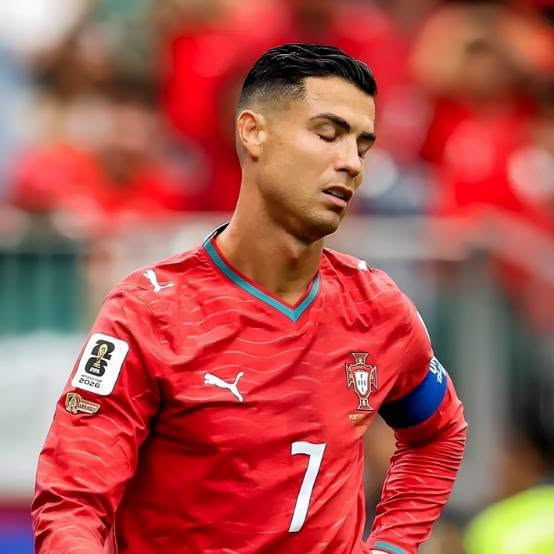
#> input picture 60Days/Project1/Image/cr7.jpg, 554 x 554 px, found by its file name
$ python Project1.py
#> lines starting #> are read from the running program, lines starting #| are printed output that depends on the picture; after the words box and inside, x2 and y2 are one past the last pixel; in counts of white or black regions, pixels touching at a corner belong together
import cv2 as cv
#Reading Images
img = cv.imread(r"Image\cr7.jpg")
#> img is the input picture: shape (554, 554, 3); mean B, G, R 77.4, 82.7, 175.7
# cv.imshow("Image", img)

resized = cv.resize(img, (500, 500))
# [13 lines of commented-out code are left out]
edges = cv.Canny(img, threshold1=100, threshold2=200)
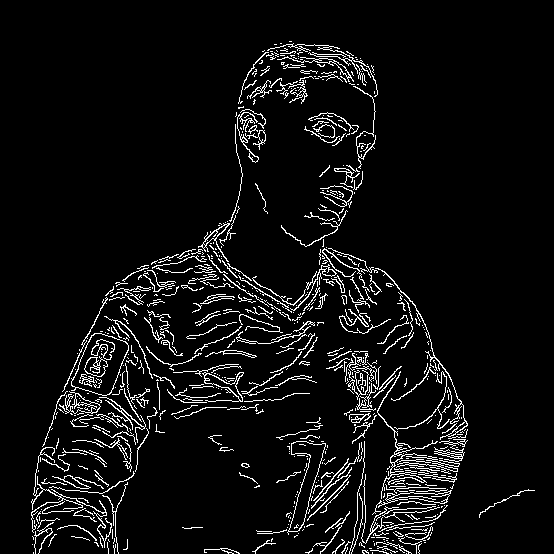
#> edges: shape (554, 554); 6% white in thin lines or dots, all inside (x1, y1, x2, y2) = (31, 41, 535, 554)
cv.imshow("Edges", edges)

cv.waitKey(0)

$ run again, with 60Days/Project1/Image/bruno.jpg copied over 60Days/Project1/Image/cr7.jpg
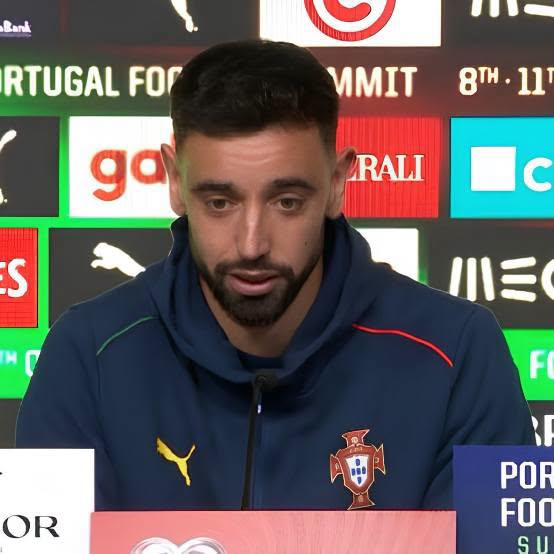
#> input picture 60Days/Project1/Image/bruno.jpg, 554 x 554 px, found by its file name
#> img is the input picture: shape (554, 554, 3); mean B, G, R 95.8, 97, 101.8
#> `resized = cv.resize(img, (500, 500))`:
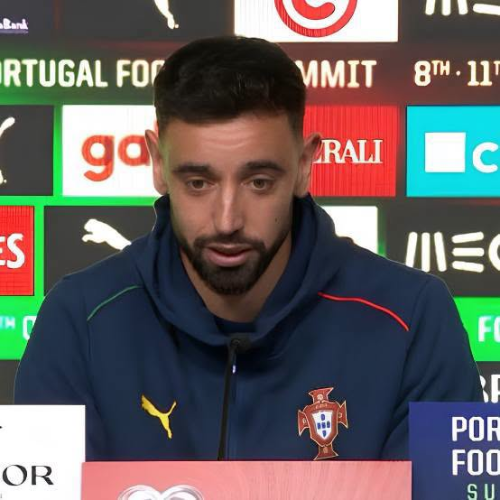
#> resized: shape (500, 500, 3); mean B, G, R 95.7, 97, 101.8
#> `edges = cv.Canny(img, threshold1=100, threshold2=200)`:
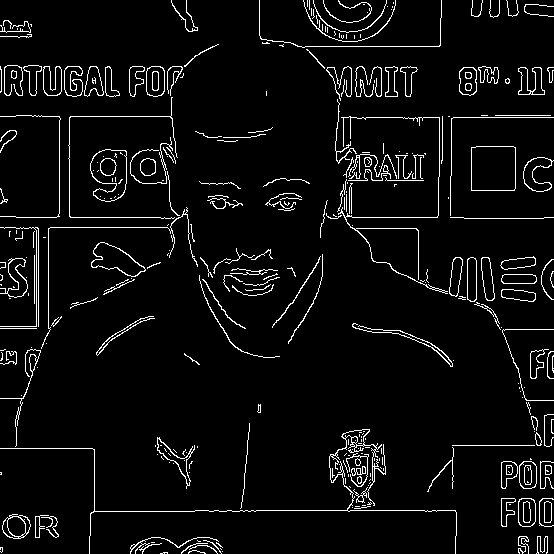
#> edges: shape (554, 554); 5% white in thin lines or dots

$ run again, with 60Days/Project1/Image/RM.webp saved as 60Days/Project1/Image/cr7.jpg
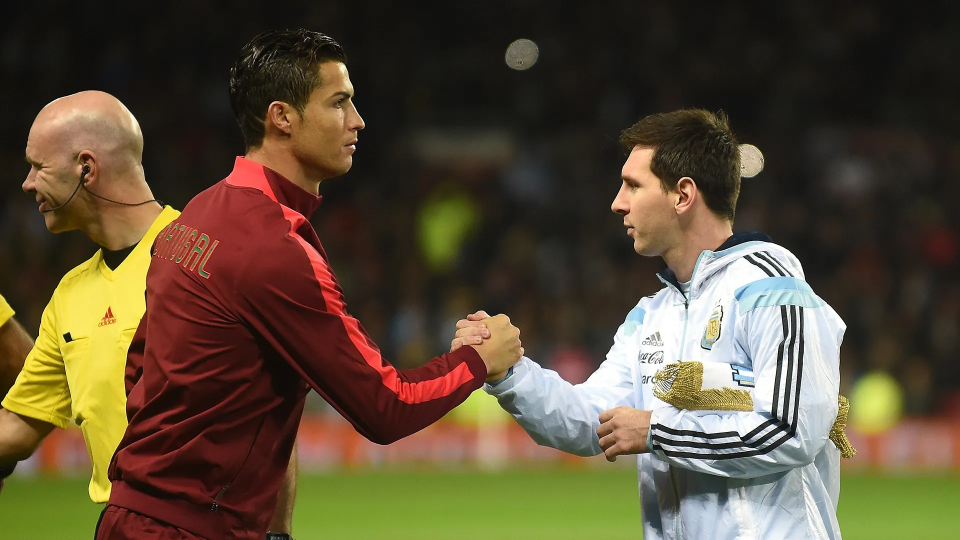
#> input picture 60Days/Project1/Image/RM.webp, 1920 x 1080 px, found by its file name (shown at 1/2 size)
#> img is the input picture: shape (1080, 1920, 3); mean B, G, R 54, 76.3, 89.6
#> `resized = cv.resize(img, (500, 500))`:
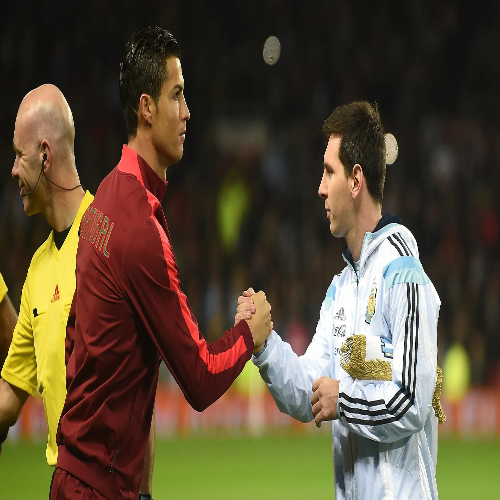
#> resized: shape (500, 500, 3); mean B, G, R 53.9, 76.2, 89.5
#> `edges = cv.Canny(img, threshold1=100, threshold2=200)`:
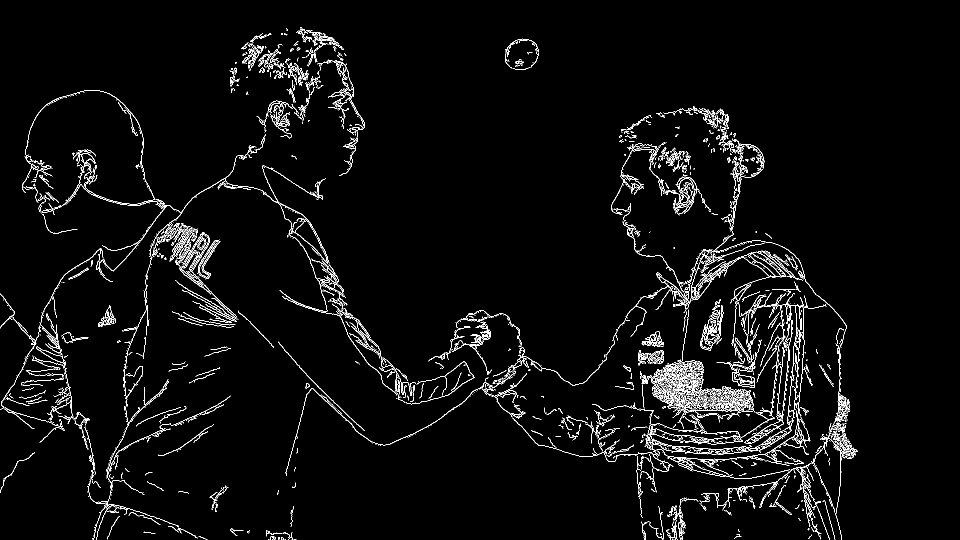
#> edges: shape (1080, 1920) (shown at 1/2 size); 3.3% white in thin lines or dots, all inside (x1, y1, x2, y2) = (0, 54, 1715, 1080)

$ run again, with 60Days/Project1/Image/neyMessi.webp saved as 60Days/Project1/Image/cr7.jpg
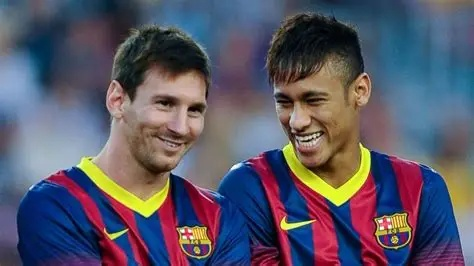
#> input picture 60Days/Project1/Image/neyMessi.webp, 474 x 266 px, found by its file name
#> img is the input picture: shape (266, 474, 3); mean B, G, R 101.8, 86.6, 89.8
#> `resized = cv.resize(img, (500, 500))`:
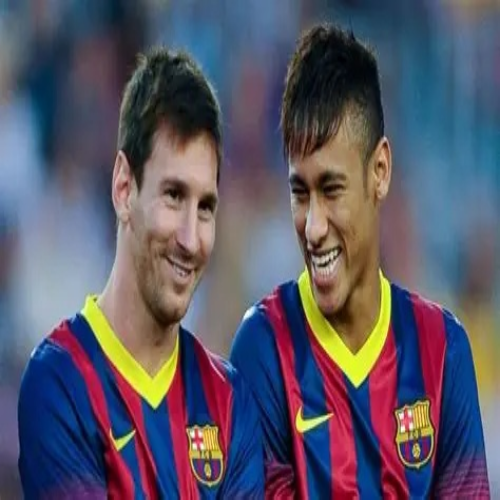
#> resized: shape (500, 500, 3); mean B, G, R 101.7, 86.4, 89.7
#> `edges = cv.Canny(img, threshold1=100, threshold2=200)`:
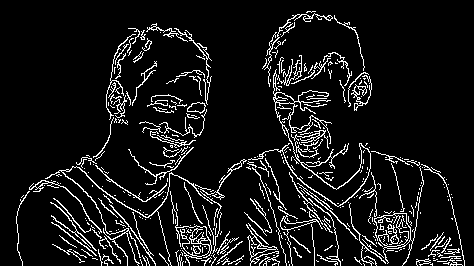
#> edges: shape (266, 474); 8.8% white in thin lines or dots
